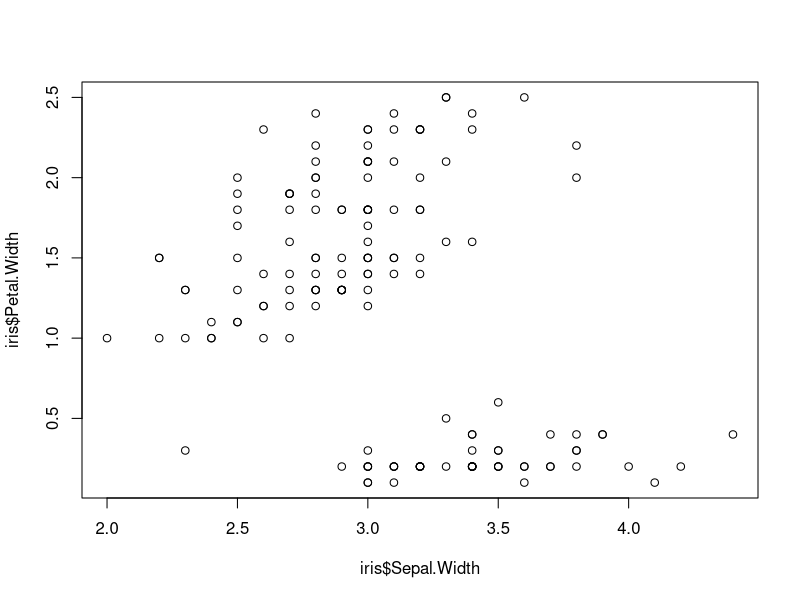

Write the R code that produced this figure.
## ---- chunk 1
cor.test(iris$Sepal.Width, iris$Petal.Width, method="pearson")$estimate
plot(iris$Sepal.Width, iris$Petal.Width)
